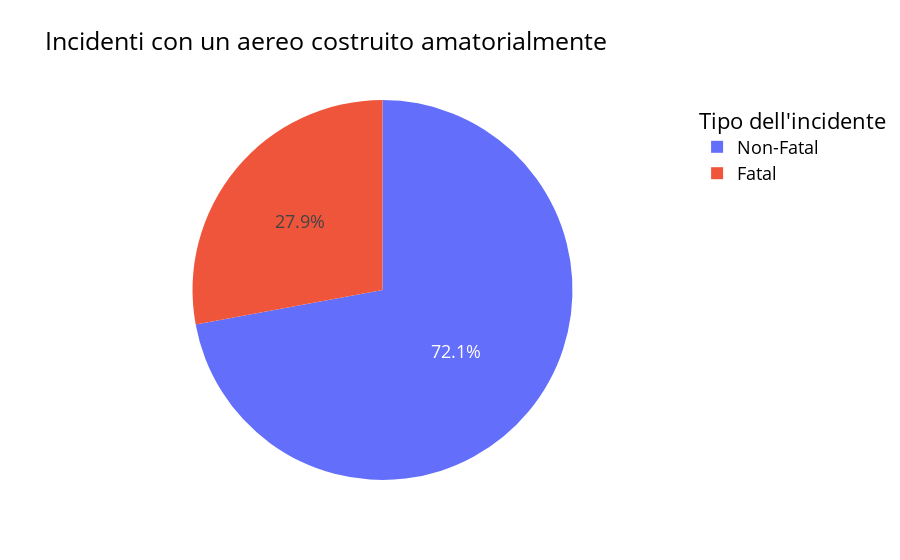

This figure's notebook cell:
### Markdown cell above
<h3>8. Incidenti con un aereo costruito amatorialmente</h3>
<p>In questo grafico si analizza la tipologia dell'incidente per gli aerei costruiti amatorialmente.</p>
<h4>Osservazioni:</h4>
<p>Si osserva come, in caso di aeri costruiti amatorialmente, il 27.9% degli incidenti ha un esito fatale. Questo dato può essere confrontato con quanto riportato nel grafico successivo.</p>
<h4>Grafico:</h4>

### Code cell
conditions = aviation_slim[(aviation_slim['Amateur.Built'] == 'Yes')].copy()
conditions = conditions.groupby(['Amateur.Built','InjurySeverityType']).Phase.count().reset_index(name="count")


fig = go.Figure(data=[go.Pie(labels=conditions['InjurySeverityType'], values=conditions['count'])])
fig.update_layout(
    title="Incidenti con un aereo costruito amatorialmente",
    legend_title="Tipo dell'incidente",
    font=dict(
        size=18,
        color="Black"
    )

)
fig.show()

### Figure 1 — Plotly figure (JSON) as saved in the notebook; plotly's stock layout.template omitted (floating-point values rounded to 4 significant figures)
{"data": [{"labels": ["Fatal", "Non-Fatal"], "type": "pie", "values": [2299, 5939]}], "layout": {"autosize": true, "font": {"color": "Black", "size": 18}, "legend": {"title": {"text": "Tipo dell'incidente"}}, "title": {"text": "Incidenti con un aereo costruito amatorialmente"}}}
